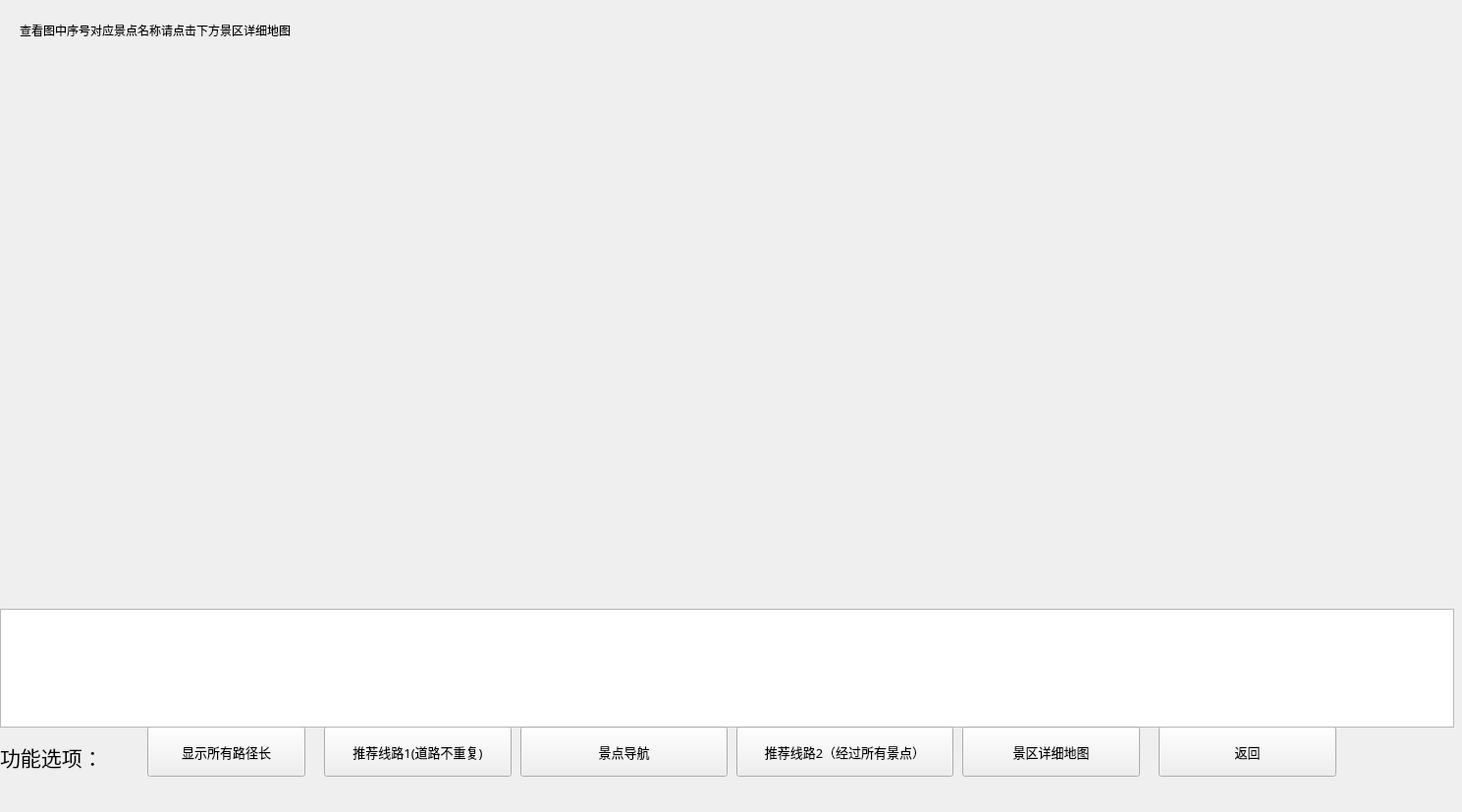
<?xml version="1.0" encoding="UTF-8"?>
<ui version="4.0">
 <class>Recommend</class>
 <widget class="QWidget" name="Recommend">
  <property name="geometry">
   <rect>
    <x>0</x>
    <y>0</y>
    <width>1489</width>
    <height>827</height>
   </rect>
  </property>
  <property name="windowTitle">
   <string>Form</string>
  </property>
  <property name="styleSheet">
   <string notr="true"/>
  </property>
  <widget class="QPushButton" name="Btn_2_2">
   <property name="geometry">
    <rect>
     <x>330</x>
     <y>740</y>
     <width>191</width>
     <height>51</height>
    </rect>
   </property>
   <property name="font">
    <font>
     <family>Agency FB</family>
     <pointsize>10</pointsize>
    </font>
   </property>
   <property name="text">
    <string>推荐线路1(道路不重复)</string>
   </property>
  </widget>
  <widget class="QPushButton" name="Btn_2_5">
   <property name="geometry">
    <rect>
     <x>1180</x>
     <y>740</y>
     <width>181</width>
     <height>51</height>
    </rect>
   </property>
   <property name="font">
    <font>
     <family>Agency FB</family>
     <pointsize>10</pointsize>
    </font>
   </property>
   <property name="text">
    <string>返回</string>
   </property>
  </widget>
  <widget class="QPushButton" name="Btn_3_1">
   <property name="geometry">
    <rect>
     <x>150</x>
     <y>740</y>
     <width>161</width>
     <height>51</height>
    </rect>
   </property>
   <property name="font">
    <font>
     <family>Agency FB</family>
     <pointsize>10</pointsize>
    </font>
   </property>
   <property name="focusPolicy">
    <enum>Qt::StrongFocus</enum>
   </property>
   <property name="text">
    <string>显示所有路径长</string>
   </property>
  </widget>
  <widget class="QLabel" name="label_1">
   <property name="geometry">
    <rect>
     <x>0</x>
     <y>750</y>
     <width>131</width>
     <height>41</height>
    </rect>
   </property>
   <property name="font">
    <font>
     <family>Agency FB</family>
     <pointsize>16</pointsize>
    </font>
   </property>
   <property name="tabletTracking">
    <bool>false</bool>
   </property>
   <property name="text">
    <string>功能选项：</string>
   </property>
  </widget>
  <widget class="QListWidget" name="Message_1">
   <property name="geometry">
    <rect>
     <x>0</x>
     <y>620</y>
     <width>1481</width>
     <height>121</height>
    </rect>
   </property>
  </widget>
  <widget class="QPushButton" name="Btn_2_3">
   <property name="geometry">
    <rect>
     <x>530</x>
     <y>740</y>
     <width>211</width>
     <height>51</height>
    </rect>
   </property>
   <property name="font">
    <font>
     <family>Agency FB</family>
     <pointsize>10</pointsize>
    </font>
   </property>
   <property name="text">
    <string>景点导航</string>
   </property>
  </widget>
  <widget class="QPushButton" name="Btn_2_4">
   <property name="geometry">
    <rect>
     <x>750</x>
     <y>740</y>
     <width>221</width>
     <height>51</height>
    </rect>
   </property>
   <property name="font">
    <font>
     <family>Agency FB</family>
     <pointsize>10</pointsize>
    </font>
   </property>
   <property name="text">
    <string>推荐线路2（经过所有景点）</string>
   </property>
  </widget>
  <widget class="QPushButton" name="Btn_2_6">
   <property name="geometry">
    <rect>
     <x>980</x>
     <y>740</y>
     <width>181</width>
     <height>51</height>
    </rect>
   </property>
   <property name="font">
    <font>
     <family>Agency FB</family>
     <pointsize>10</pointsize>
    </font>
   </property>
   <property name="text">
    <string>景区详细地图</string>
   </property>
  </widget>
  <widget class="QLabel" name="label">
   <property name="geometry">
    <rect>
     <x>20</x>
     <y>10</y>
     <width>361</width>
     <height>41</height>
    </rect>
   </property>
   <property name="text">
    <string>查看图中序号对应景点名称请点击下方景区详细地图</string>
   </property>
  </widget>
 </widget>
 <resources/>
 <connections/>
</ui>
